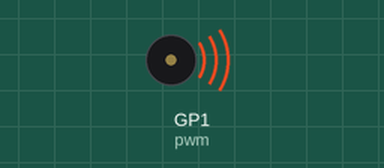
Recording of a program running on a simulated Raspberry Pi Pico running MicroPython. Shown: buzzer (waves = sounding). Random numbers come from a fixed seed.

Above: at 1.0 s.
Timing chart, 0 to 3.0 s (numbered marks = the images above):
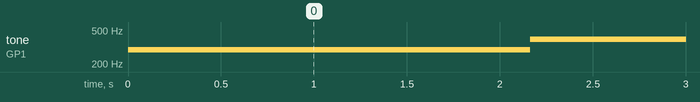

Measured:
- by itself, tone on GP1 (pwm): plays 294 Hz for 2.2 s, 392 Hz for 2.2 s, 494 Hz for 6.5 s, 262 Hz for 2.2 s, 330 Hz for 2.2 s, 262 Hz for 2.2 s … (53 notes in this stretch)

The program:

Pico_PWM_demo_main.py
```python
import time
from machine import Pin, PWM
from random import randint


pwm = PWM(Pin(1))
pwm.freq(1000)
duty = 0
direct = 1
notes = [262, 294, 330, 349, 392, 440, 494]

while True:
    freq = notes[randint(0, 6)]
    pwm.freq(freq)
    for _ in range(8*256):
        duty += direct
        if duty > 255:
            duty = 255
            direct = -1
        elif duty < 0:
            duty = 0
            direct = 1
        pwm.duty_u16(duty * duty)
        time.sleep(0.001)
```
